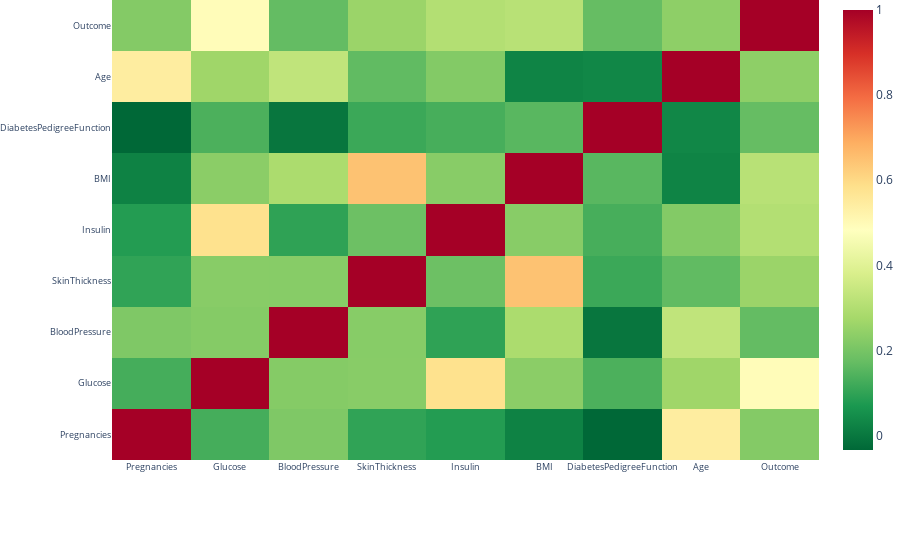

The notebook cell saved with this chart:
### Markdown cell above
# target 값과 feature들간의 상관관계를 알아본다.

### Code cell
#correlation
correlation = data.corr()
#tick labels
matrix_cols = correlation.columns.tolist()
#convert to array
corr_array  = np.array(correlation)
trace = go.Heatmap(z = corr_array,
                   x = matrix_cols,
                   y = matrix_cols,
                   colorscale='RdYlGn_r',
                   colorbar   = dict())
layout = go.Layout(dict(title = 'Correlation Matrix for variables',
                        #autosize = False,
                        #height  = 1400,
                        #width   = 1600,
                        margin  = dict(r = 0,l = 100,
                                       t = 0,b = 100),
                        yaxis   = dict(tickfont = dict(size = 9)),
                        xaxis   = dict(tickfont = dict(size = 9))))
fig = go.Figure(data = [trace],layout = layout)
py.iplot(fig)

### Figure 1 — Plotly figure (JSON) as saved in the notebook; plotly's stock layout.template omitted (floating-point values rounded to 4 significant figures)
{"data": [{"colorscale": [[0, "rgb(0,104,55)"], [0.1, "rgb(26,152,80)"], [0.2, "rgb(102,189,99)"], [0.3, "rgb(166,217,106)"], [0.4, "rgb(217,239,139)"], [0.5, "rgb(255,255,191)"], [0.6, "rgb(254,224,139)"], [0.7, "rgb(253,174,97)"], [0.8, "rgb(244,109,67)"], [0.9, "rgb(215,48,39)"], [1, "rgb(165,0,38)"]], "type": "heatmap", "x": ["Pregnancies", "Glucose", "BloodPressure", "SkinThickness", "Insulin", "BMI", "DiabetesPedigreeFunction", "Age", "Outcome"], "y": ["Pregnancies", "Glucose", "BloodPressure", "SkinThickness", "Insulin", "BMI", "DiabetesPedigreeFunction", "Age", "Outcome"], "z": [[1, 0.1281, 0.2142, 0.1002, 0.08217, 0.02172, -0.03352, 0.5443, 0.2219], [0.1281, 1, 0.2232, 0.228, 0.5812, 0.2328, 0.1372, 0.2671, 0.4947], [0.2142, 0.2232, 1, 0.2268, 0.09827, 0.2892, -0.002805, 0.3301, 0.1706], [0.1002, 0.228, 0.2268, 1, 0.1849, 0.6482, 0.115, 0.1668, 0.2595], [0.08217, 0.5812, 0.09827, 0.1849, 1, 0.2281, 0.1304, 0.2203, 0.3035], [0.02172, 0.2328, 0.2892, 0.6482, 0.2281, 1, 0.1554, 0.02584, 0.3137], [-0.03352, 0.1372, -0.002805, 0.115, 0.1304, 0.1554, 1, 0.03356, 0.1738], [0.5443, 0.2671, 0.3301, 0.1668, 0.2203, 0.02584, 0.03356, 1, 0.2384], [0.2219, 0.4947, 0.1706, 0.2595, 0.3035, 0.3137, 0.1738, 0.2384, 1]]}], "layout": {"margin": {"b": 100, "l": 100, "r": 0, "t": 0}, "title": {"text": "Correlation Matrix for variables"}, "xaxis": {"tickfont": {"size": 9}}, "yaxis": {"tickfont": {"size": 9}}}}
